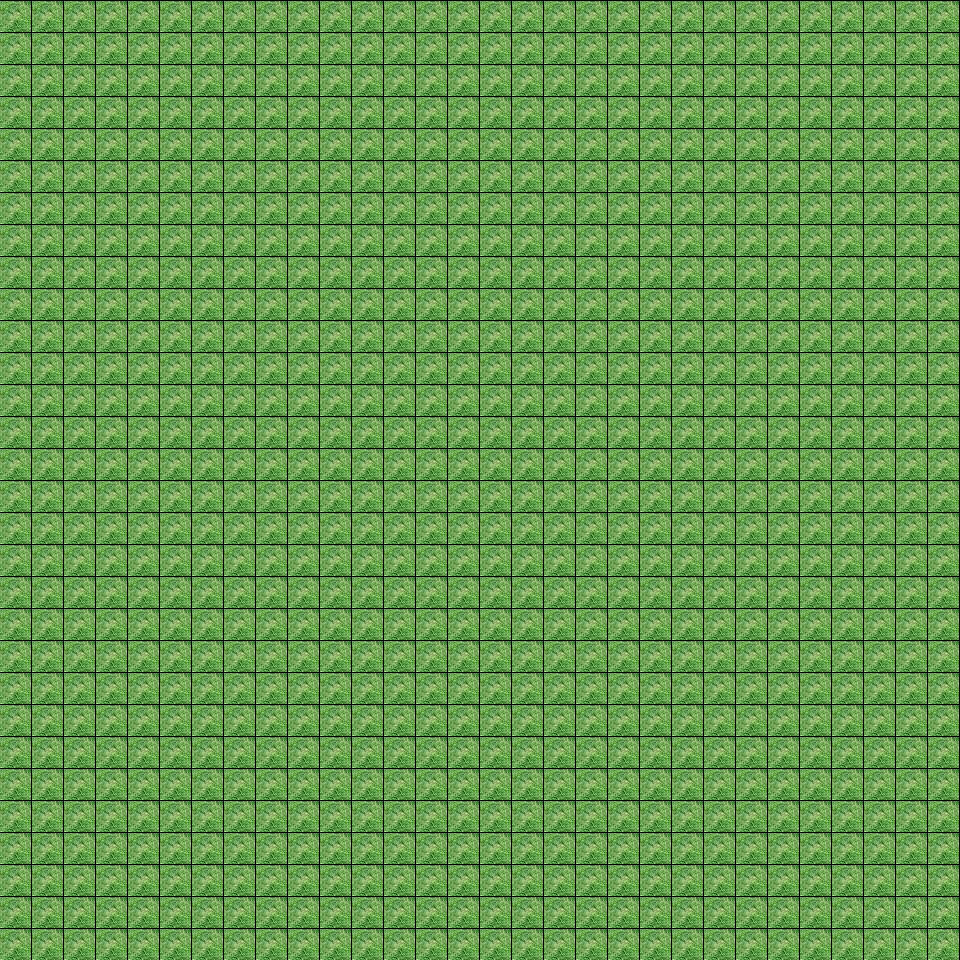

This game map was drawn from its Tiled (.tmx) file and the tilesets committed beside it. A one-line description and the full map source follow:
An orthogonal 30x30 tile map with 32x32 px tiles, 1 tile layer (Tile Layer 1).

<map version="1.2" tiledversion="1.3.2" orientation="orthogonal" renderorder="right-down" compressionlevel="-1" width="30" height="30" tilewidth="32" tileheight="32" infinite="0" backgroundcolor="#000000" nextlayerid="2" nextobjectid="1">
 <tileset firstgid="1" source="grassBorderTile.tsx" />
 <layer id="1" name="Tile Layer 1" width="30" height="30">
  <data encoding="csv">
26,26,26,26,26,26,26,26,26,26,26,26,26,26,26,26,26,26,26,26,26,26,26,26,26,26,26,26,26,26,
26,26,26,26,26,26,26,26,26,26,26,26,26,26,26,26,26,26,26,26,26,26,26,26,26,26,26,26,26,26,
26,26,26,26,26,26,26,26,26,26,26,26,26,26,26,26,26,26,26,26,26,26,26,26,26,26,26,26,26,26,
26,26,26,26,26,26,26,26,26,26,26,26,26,26,26,26,26,26,26,26,26,26,26,26,26,26,26,26,26,26,
26,26,26,26,26,26,26,26,26,26,26,26,26,26,26,26,26,26,26,26,26,26,26,26,26,26,26,26,26,26,
26,26,26,26,26,26,26,26,26,26,26,26,26,26,26,26,26,26,26,26,26,26,26,26,26,26,26,26,26,26,
26,26,26,26,26,26,26,26,26,26,26,26,26,26,26,26,26,26,26,26,26,26,26,26,26,26,26,26,26,26,
26,26,26,26,26,26,26,26,26,26,26,26,26,26,26,26,26,26,26,26,26,26,26,26,26,26,26,26,26,26,
26,26,26,26,26,26,26,26,26,26,26,26,26,26,26,26,26,26,26,26,26,26,26,26,26,26,26,26,26,26,
26,26,26,26,26,26,26,26,26,26,26,26,26,26,26,26,26,26,26,26,26,26,26,26,26,26,26,26,26,26,
26,26,26,26,26,26,26,26,26,26,26,26,26,26,26,26,26,26,26,26,26,26,26,26,26,26,26,26,26,26,
26,26,26,26,26,26,26,26,26,26,26,26,26,26,26,26,26,26,26,26,26,26,26,26,26,26,26,26,26,26,
26,26,26,26,26,26,26,26,26,26,26,26,26,26,26,26,26,26,26,26,26,26,26,26,26,26,26,26,26,26,
26,26,26,26,26,26,26,26,26,26,26,26,26,26,26,26,26,26,26,26,26,26,26,26,26,26,26,26,26,26,
26,26,26,26,26,26,26,26,26,26,26,26,26,26,26,26,26,26,26,26,26,26,26,26,26,26,26,26,26,26,
26,26,26,26,26,26,26,26,26,26,26,26,26,26,26,26,26,26,26,26,26,26,26,26,26,26,26,26,26,26,
26,26,26,26,26,26,26,26,26,26,26,26,26,26,26,26,26,26,26,26,26,26,26,26,26,26,26,26,26,26,
26,26,26,26,26,26,26,26,26,26,26,26,26,26,26,26,26,26,26,26,26,26,26,26,26,26,26,26,26,26,
26,26,26,26,26,26,26,26,26,26,26,26,26,26,26,26,26,26,26,26,26,26,26,26,26,26,26,26,26,26,
26,26,26,26,26,26,26,26,26,26,26,26,26,26,26,26,26,26,26,26,26,26,26,26,26,26,26,26,26,26,
26,26,26,26,26,26,26,26,26,26,26,26,26,26,26,26,26,26,26,26,26,26,26,26,26,26,26,26,26,26,
26,26,26,26,26,26,26,26,26,26,26,26,26,26,26,26,26,26,26,26,26,26,26,26,26,26,26,26,26,26,
26,26,26,26,26,26,26,26,26,26,26,26,26,26,26,26,26,26,26,26,26,26,26,26,26,26,26,26,26,26,
26,26,26,26,26,26,26,26,26,26,26,26,26,26,26,26,26,26,26,26,26,26,26,26,26,26,26,26,26,26,
26,26,26,26,26,26,26,26,26,26,26,26,26,26,26,26,26,26,26,26,26,26,26,26,26,26,26,26,26,26,
26,26,26,26,26,26,26,26,26,26,26,26,26,26,26,26,26,26,26,26,26,26,26,26,26,26,26,26,26,26,
26,26,26,26,26,26,26,26,26,26,26,26,26,26,26,26,26,26,26,26,26,26,26,26,26,26,26,26,26,26,
26,26,26,26,26,26,26,26,26,26,26,26,26,26,26,26,26,26,26,26,26,26,26,26,26,26,26,26,26,26,
26,26,26,26,26,26,26,26,26,26,26,26,26,26,26,26,26,26,26,26,26,26,26,26,26,26,26,26,26,26,
26,26,26,26,26,26,26,26,26,26,26,26,26,26,26,26,26,26,26,26,26,26,26,26,26,26,26,26,26,26
</data>
 </layer>
</map>